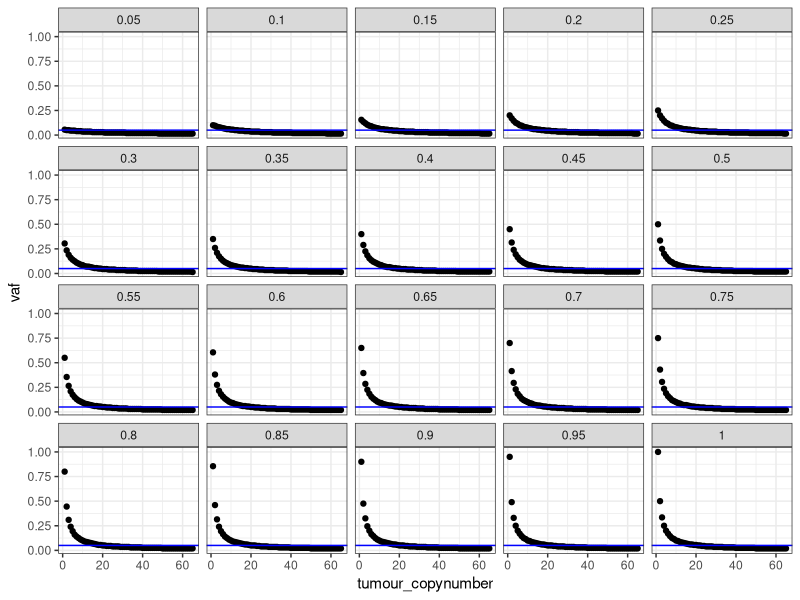

Generate this figure with R:
# # # # # # # # # # # # # # # # # # # # # # # # # # # # # # # # # # # # # # # # 
# # #               long-read mutatino timing detection bias              # # # 
# # # # # # # # # # # # # # # # # # # # # # # # # # # # # # # # # # # # # # # # 

###############################################################################
#################################################################     libraries
library(data.table)
library(dplyr)
library(ggplot2)
library(ggpubr)

###############################################################################
#################################################################    file paths

###############################################################################
#################################################################          MAIN

# mutation_data_all <- fread(mutation_data_base_path, head = T, sep = "\t", data.table = FALSE)
# 
# muts <- mutation_data_all[, c("sample", "chr", "pos", "ref", "alt", "varcount_tumour", "refcount_tumour", "vaf", "maj_cn", "min_cn", "tot_cn", "mut_cpn"), ]
# muts$cov <- muts$varcount_tumour + muts$refcount_tumour

# min_varcount <- min(muts$varcount_tumour, na.rm = T)
# min_vaf <- min(muts$vaf, na.rm = T)
# max_cov <- max(muts$cov, na.rm = T)
# min_cov <- min(muts$cov, na.rm = T)

min_vaf <- 0.005
max_cov <- 5000
min_cov <- 1

# how many reads do I need to at least get a vaf of target_vaf up until a coverage of max_cov
#do this for several vafs
# target_vaf = 0.005

# df_reads <- data.frame(coverage = seq(min_cov, max_cov, 50))
# df_vafs <- data.frame(vaf = seq(0.005, 1, 0.005))
# 
# df_reads <- cross_join(df_reads, df_vafs)
# df_reads$mutated_reads <- df_reads$coverage * df_reads$vaf


# but we need to take mutation multiplicity into account
# and we need to do this for various puities

purities <- c(seq(0, 1, by = 0.05))
purities <- purities[purities != 0.0]

# and we want to do this up until the maximum copy number that we detect
# max_maj_cn <- max(muts$maj_cn, na.rm = T)
max_maj_cn <- 65
normal_cn <- 1

#let's iterate over several VAFs

multiplicities <- list()
for(p in purities){
  
  print(p)
  
  vaf_list <- list()
  for(v in seq(0.005, 1, 0.005)){
     print(v)
    
    cn_list <- list()
    for(cn in 1:max_maj_cn){
      
      print(cn)
      multi <- (v * 1/p) * ((p * cn) + (normal_cn * (1 -p)))
      
      df_out <- data.frame(tumour_copynumber = cn,
                           purity = p,
                           normal_cn = normal_cn,
                           multiplicity = multi,
                           vaf = v)
      cn_list[[cn]] <- df_out
      
    }
    
    cn_list <- do.call(rbind, cn_list)
    vaf_list[[as.character(v)]] <- cn_list
    
  }
  vaf_list <- do.call(rbind, vaf_list)
  
  multiplicities[[as.character(p)]] <- vaf_list

}
    
multiplicities <- do.call(rbind, multiplicities)  

# multiplicities_cov <- left_join(multiplicities, df_reads)


##############  let's try to plot this

# first of all, show that in regions with really high copy number we have very high coverage
# cn_cov <- muts[, c("maj_cn", "cov")]
# cn_cov <- na.omit(cn_cov)
# cn_cov <- unique(cn_cov)
# 
# p1 <- ggscatter(cn_cov, x = "maj_cn", y = "cov",
#                 add = "reg.line",
#                 conf.int = TRUE,
#                 add.params = list(color = "blue",
#                                   fill = "lightgray")) +
#           stat_cor(method = "pearson", label.x = 0, label.y = 5000) +
#           xlab("major copynumber") +
#           ylab("coverage")
# 
# pdf(paste0(output_path, "cnmaj_cov_cor.pdf"), width = 4, height = 4)
# p1
# dev.off()


# for each purity we want to calculate the cut off copy number value where we cannot pick up a mutation of one copy with a 5% chance anymore

# at a purity of x which is the copy number value where I can still get a multiplicity of 1 at a vaf of 0.05


# df <- multiplicities[multiplicities$purity == 0.4, ]
df <- multiplicities
df <- df[df$multiplicity >= 1, ]
df <- df %>% group_by(purity, tumour_copynumber) %>% slice_min(multiplicity)

p <- ggplot(df, aes(tumour_copynumber, vaf)) +
        geom_point() +
        geom_hline(yintercept = 0.05, colour = "blue") +
        facet_wrap(~purity) +
        theme_bw()


cut_offs <- df[df$vaf >= 0.05, ]
cut_offs <- cut_offs %>% group_by(purity) %>% slice_min(vaf)
cut_offs <- cut_offs %>% group_by(purity) %>% slice_max(tumour_copynumber)
